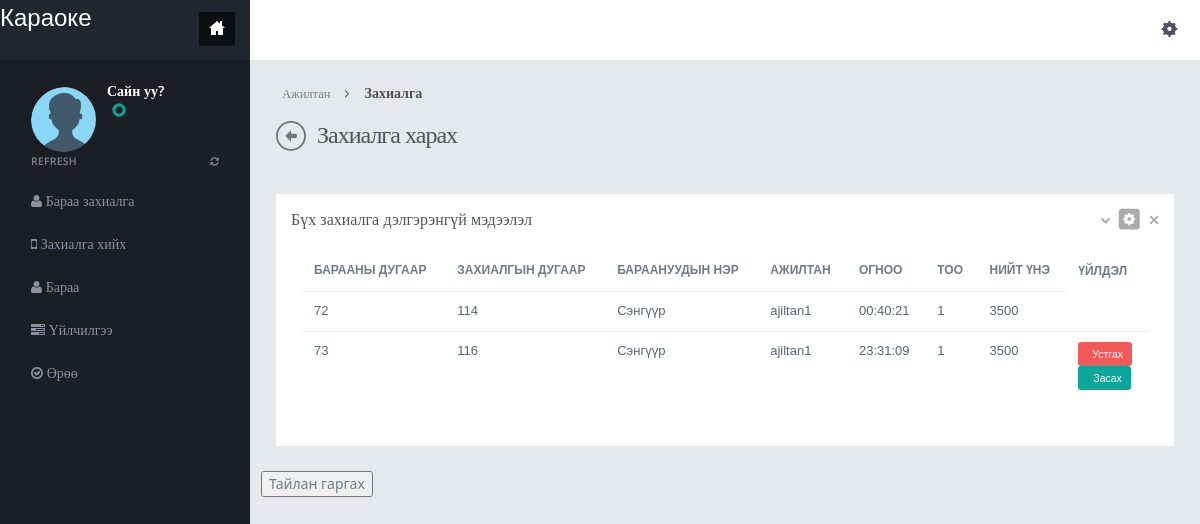
The page /product-order.php on the database as committed earlier.
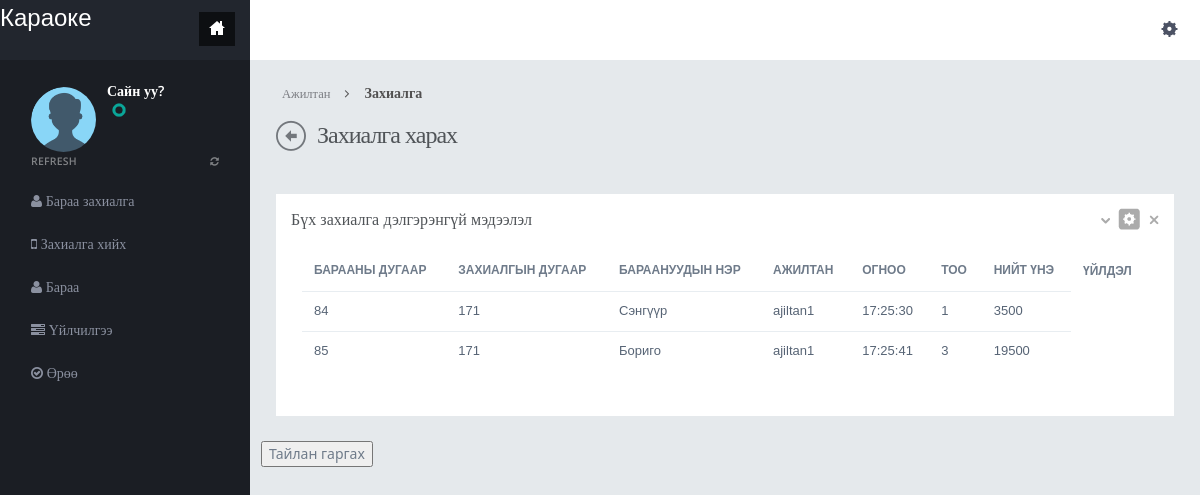
The same page on the database as committed later.
### tables this page shows
CREATE TABLE `productlist` (
  `ProductListID` int(11) NOT NULL,
  `OrderID` int(11) NOT NULL,
  `ProductNames` text DEFAULT NULL,
  `WorkerName` varchar(500) DEFAULT NULL,
  `ProductDate` time NOT NULL,
  `Quantity` int(255) NOT NULL,
  `Amount` varchar(255) DEFAULT NULL
);

### product-order.php (the view, shortened to what this page needs)
<?php
include("dbconnection.php");
?>
<!DOCTYPE html>
<html>
<head>
<link href="assets/plugins/pace/pace-theme-flash.css" rel="stylesheet" type="text/css" media="screen"/>
<link href="assets/plugins/bootstrap-wysihtml5/bootstrap-wysihtml5.css" rel="stylesheet" type="text/css"/>
<link href="assets/plugins/boostrapv3/css/bootstrap.min.css" rel="stylesheet" type="text/css"/>
<link href="assets/plugins/boostrapv3/css/bootstrap-theme.min.css" rel="stylesheet" type="text/css"/>
<link href="assets/plugins/font-awesome/css/font-awesome.css" rel="stylesheet" type="text/css"/>
<link href="assets/css/animate.min.css" rel="stylesheet" type="text/css"/>
<link href="assets/plugins/jquery-scrollbar/jquery.scrollbar.css" rel="stylesheet" type="text/css"/>
<link href="assets/css/style.css" rel="stylesheet" type="text/css"/>
<link href="assets/css/responsive.css" rel="stylesheet" type="text/css"/>
<link href="assets/css/custom-icon-set.css" rel="stylesheet" type="text/css"/>
</head>
<body class="">
<?php include("header.php");?>
<div class="page-container row">
  <?php include("leftbar.php");?>
    </div>
  </div>
  <div class="page-content">
    <div class="content">
      <ul class="breadcrumb">
        <li>
          <p>Ажилтан</p>
        </li>
        <li><a href="#" class="active">Захиалга</a></li>
      </ul>
      <div class="page-title"> <i class="icon-custom-left"></i>
        <h3>Захиалга харах</h3>
      </div>
      <br>
      <div class="row">
                    <div class="col-md-12">
                        <div class="row">
                            <div class="col-md-12">
                                <div class="grid simple ">
                                    <div class="grid-title no-border">
                                        	<h4>Бүх захиалга дэлгэрэнгүй мэдээлэл</h4>
                                        <div class="tools">	<a href="javascript:;" class="collapse"></a>
											<a href="product-order-regist.php"  class="config"></a>
											<a href="javascript:;" class="remove"></a>
                                        </div>
                                    </div>
                                    <div class="grid-body no-border">
                                            <table class="table table-hover no-more-tables" id="dataTable">
                                                <thead>
                                                    <tr>
                                                        <th>Барааны дугаар</th>
                                                        <th>Захиалгын дугаар</th>
                                                        <th>Бараануудын нэр</th>
                                                        <th>Ажилтан</th>
                                                        <th>Огноо</th>
                                                        <th>Тоо</th>
                                                        <th>Нийт үнэ</th>
                                                        <?php if($_SESSION['Roll'] != "reseption"){?>
                                                        <th>Үйлдэл</th>
                                                        <?php } ?>
                                                    </tr>
                                                </thead>
                                                <tbody>
                                                <?php $ret=mysqli_query($con,"select * from productlist");
												while($row=mysqli_fetch_array($ret))
												{
												?>
                                                    <tr>
                                                        <td><?php echo $row['ProductListID'];?></td>
                                                        <td><?php echo $row['OrderID'];?></td>
                                                        <td><?php echo $row['ProductNames'];?></td>
                                                        <td><?php echo $row['WorkerName'];?></td>
                                                        <td><?php echo $row['ProductDate'];?></td>
                                                        <td><?php echo $row['Quantity'];?></td>
                                                        <td><?php echo $row['Amount'];?></td> <?php $_SESSION['ProductAmount'] = $row['Amount']; ?>
                                                        <?php
                                                        $query_pay = "SELECT OrderID FROM payment";
                                                        $stmt_room = mysqli_prepare($con, $query_pay);
                                                        mysqli_stmt_execute($stmt_room);
                                                        mysqli_stmt_bind_result($stmt_room, $Order);
                                        if($row['OrderID'] != $Order){
                                                        if($_SESSION['Roll'] != "reseption"){?>
                                                        <td>
    <form name="abc" action="" method="post">
        <button type="submit" class="btn btn-danger btn-xs btn-mini" onclick="return confirm('Are you sure you want to delete this record?')">Устгах</button>
    </form>
    <form name="abc" action="" method="post">
        <a href="edit-product-order.php?id=<?php echo $row['ProductListID'];?>" class="btn btn-primary btn-xs btn-mini">Засах</a>
    </form>
</td>
<?php }} ?>
                                                    </tr>
                                                    <?php  }?>
                                                </tbody>
                                            </table>
                                    </div>
                                </div>
                            </div>
                        </div>
                    </div>
                    <button id="exportButton">Тайлан гаргах</button>
					</div>
                </div>
            </div>
        </div>
</body>
</html>

### header.php (shortened to what this page needs)
<div class="header navbar navbar-inverse ">
  <div class="navbar-inner">
    <div class="header-seperation">
      <a href="dashboard.php" style="color:#FFF; font-size:24px; margin-top:20%;">Караоке</a>
      <ul class="nav pull-right notifcation-center">
        <li class="dropdown" id="header_task_bar"> <a href="dashboard.php" class="dropdown-toggle active" data-toggle="">
          <div class="iconset top-home"></div>
          </a> </li>
      </ul>
    </div>
    <div class="header-quick-nav" >
      <div class="pull-right">
        <ul class="nav quick-section ">
          <li class="quicklinks"> <a data-toggle="dropdown" class="dropdown-toggle  pull-right " href="#" id="user-options">
            <div class="iconset top-settings-dark "></div>
            </a>
          </li>
        </ul>
      </div>
    </div>
  </div>
</div>

### leftbar.php (shortened to what this page needs)
  <div class="page-sidebar" id="main-menu">
    <div class="page-sidebar-wrapper scrollbar-dynamic" id="main-menu-wrapper">
      <div class="user-info-wrapper">
        <div class="profile-wrapper"> <img src="assets/img/user.png"  alt="" data-src="assets/img/user.png" data-src-retina="assets/img/user.png" width="69" height="69" /> </div>
        <div class="user-info">
          <div class="greeting" style="font-size:14px;">Сайн уу?</div>
          <div class="status" style="font-size:10px;"><a href="#">
            <div class="status-icon green"></div>
            </a></div>
        </div>
      </div>
      <p class="menu-title">REFRESH <span class="pull-right"><a href="javascript:;"><i class="fa fa-refresh"></i></a></span></p>
    <ul>
      <?php
      if($_SESSION['Roll'] == 'reseption'){ ?>
      <li> <a href="dashboard.php"> <i class="icon-custom-home"></i></span>  Захиалга </a>
		    </li>
      <li> <a href="advance.php"><span>
      <i class="fa fa-tasks"></i>
      </span>  Урьдчилсан захиалга </a> </li>
      <li><a href="product-order.php"><span class="fa fa-ticket "></span> Захиалга хийх</a></li>
      <li><a href="product.php"><span class="fa fa-user "></span> Бараа</a></li>
      <li><a href="processpay.php"><span class="fa fa-user "></span> Төлөх</a></li>
        <li ><a href="service.php"> <span class="fa fa-tasks"></span> Үйлчилгээ</a></li>
        <li ><a href="room.php"><span class="fa fa-ticket"></span> Өрөө</a></li>
        <li ><a href="pay.php"><span class="fa fa-ticket"></span> Төлбөр</a></li>
		    </li>
        <?php } else {
?>
        <li><a href="orderservice.php"><span class="fa fa-user "></span> Бараа захиалга</a></li>
        <li><a href="product-order.php"><span class="fa fa-mobile "></span> Захиалга хийх</a></li>
        <li><a href="product.php"><span class="fa fa-user "></span> Бараа</a></li>
        <li ><a href="service.php"> <span class="fa fa-tasks"></span> Үйлчилгээ</a></li>
        <li ><a href="room.php"><span class="fa fa-check-circle-o"></span> Өрөө</a></li>
    </ul>
    <?php }
?>

### assets/css/responsive.css (style rules this page uses)
@media (min-width: 980px) { .page-sidebar { display: inline-block; float: left; position: fixed; width: 250px; margin-top: 58px; padding-bottom: 105px; } }
@media (min-width: 980px) { .page-sidebar .page-sidebar-wrapper { display: inline-block; float: left; height: 100%; max-width: 250px; width: 100%; } }
@media (min-width: 980px) { .page-sidebar ul { width: 250px; } }
@media (min-width: 980px) { .page-content { margin-left: 250px; min-height: 100%; } }

### product-order.php (style rules this page uses)
.btn-danger { padding-left:14px; }
.btn-primary { padding-left:15px; }

Rows that differ between the two databases and show on the page:
removed productlist: ProductListID "72", OrderID "114", ProductNames "Сэнгүүр", WorkerName "ajiltan1", ProductDate "00:40:21", Quantity "1", Amount "3500"
removed productlist: ProductListID "73", OrderID "116", ProductNames "Сэнгүүр", WorkerName "ajiltan1", ProductDate "23:31:09", Quantity "1", Amount "3500"
added productlist: ProductListID "84", OrderID "171", ProductNames "Сэнгүүр", WorkerName "ajiltan1", ProductDate "17:25:30", Quantity "1", Amount "3500"
added productlist: ProductListID "85", OrderID "171", ProductNames "Бориго", WorkerName "ajiltan1", ProductDate "17:25:41", Quantity "3", Amount "19500"
